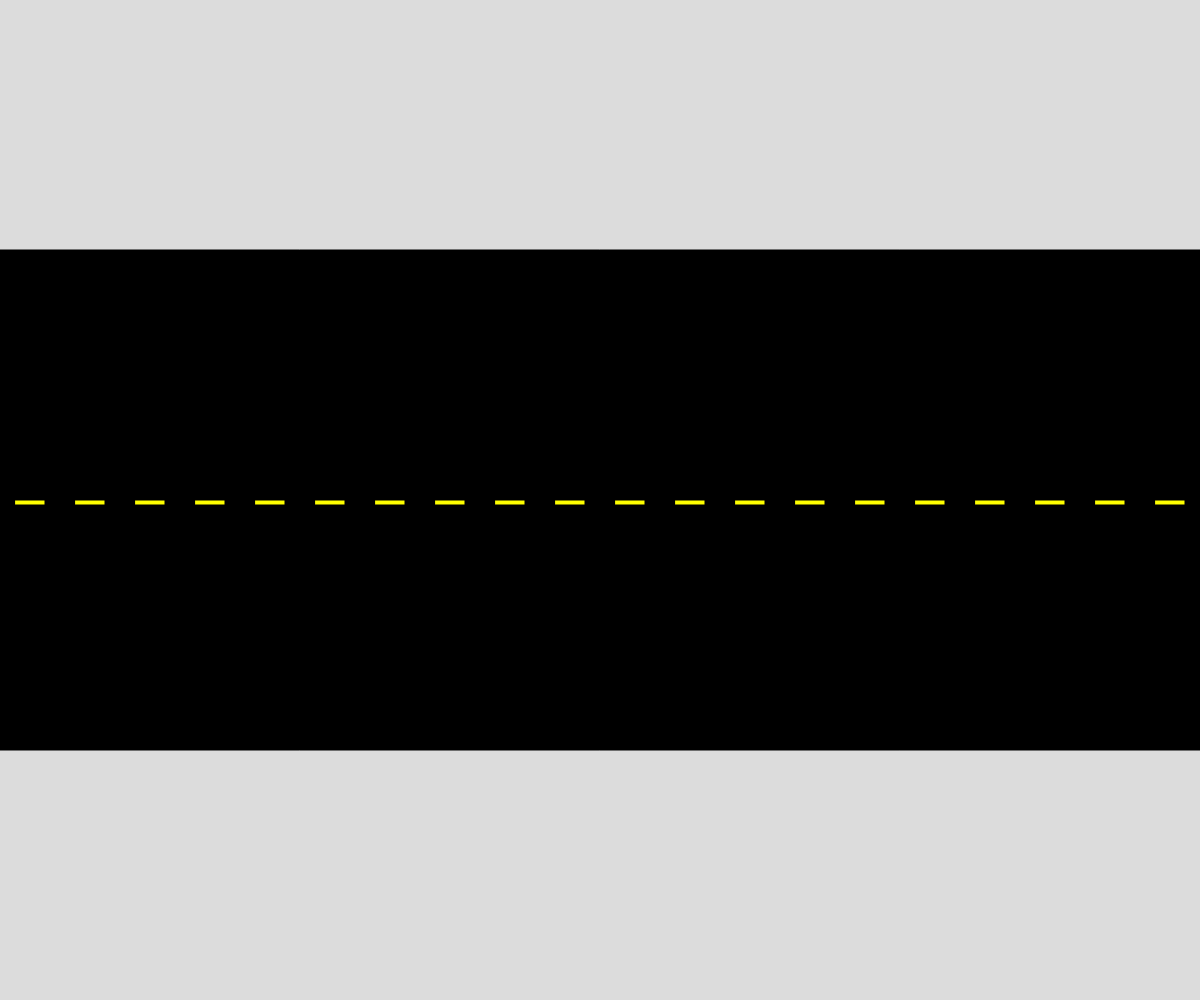
Frame 1 (no input)
Frame 60 (no input): identical to frame 1, image omitted
Frame 120 (the mouse pressed at the canvas centre since frame 60): identical to frame 1, image omitted

The p5.js sketch that drew this single still picture (run headless with seeded random() and noise() and a simulated clock; from frame 60 on, the mouse is pressed at the canvas centre):

// p5.js sketch
// ── sketch.js
// Cars Cars Cars!
// Demi Bejide
// 20th October,2026.

//GLOBAL VARIABLES
let eastbound = [];
let westbound = [];
let test; let chance;let test2;

async function setup() {
  createCanvas(windowWidth, windowHeight);
  //test = new Vehicle(0,(255,0,0),width - 200,250 + 50,0,5);
  //test2 = new Vehicle(1,(255,0,0),0,height/2 + 50,1,5);

}

function draw() {
  background(220);
  drawRoad();
  for(let car of eastbound){
    car.action();
  }
  for(let car of westbound){
    car.action();
  }
  //test.action();
  //test2.action();
}

function mousePressed(event){
  if(mouseButton.left){
    if(event.shiftKey){
      westbound.push(new Vehicle(
      random([0,1]), 
      (255),
      width,
      floor(random(height/2 - 40, height/2 - 225)),
      0, 3));
    }
    else{
      eastbound.push(new Vehicle(
      random([0,1]), 
      (255),
      0,
      floor(random(height/2 + 25, height/2 + 210)),
      1, 3));
    }

  }

   
  

}

function drawRoad(){
  //Draw a black road and dashed yellow lane dividing line
  fill(0);
  rect(0,height/2-250,width,500);
  let space = width/20;
  fill(255,255,0);
  for(let i = 0; i < width; i = i += space ){
    rect(i + 15,height/2,30,5);
  }
}

function car(x,y,color,direction){
  //Displays the car
  if(direction === 0){ // Pointless, but why not 
    fill(color);
    rect(x,y,60,20);
    fill(255);
    rect(x + 5,y -3,15,3);
    rect(x + 40,y - 3,15,3);
    rect(x + 5,y +20,15,3);
    rect(x + 40,y + 20,15,3);
  }
  else if(direction === 1){
    fill(color);
    rect(x,y,60,20);
    fill(255);
    rect(x + 5,y -3,15,3);
    rect(x + 40,y - 3,15,3);
    rect(x + 5,y +20,15,3);
    rect(x + 40,y + 20,15,3);
  }
  
}

function truck(x,y,color,direction){
  //Displays the Truck
  if(direction === 0){ // Changes the windsheild direction of the truck
    fill(color);
    rect(x,y,60,40);
    fill(0);
    rect(x + 10, y,1,40);
  }
  else if(direction === 1){
    fill(color);
    rect(x,y,60,40);
    fill(0);
    rect(x + 49, y,1,40);
  }

}

class Vehicle{
  constructor(type,color,x,y,direction,xSpeed){
    this.type = type;
    this.color = color;
    this.x = x;
    this.y = y;
    this.direction = direction;
    this.xSpeed = xSpeed;
  }
  display(){
    if(this.type === 0){
      car(this.x,this.y,this.color,this.direction);
    }
    else if(this.type === 1){
      truck(this.x,this.y,this.color,this.direction);
    }
  }
  move(){
    if(this.direction === 0 ){
      this.x -= this.xSpeed;
      if(this.x < 0){
        //Moving Left 
        this.x = width;
      }
    }
    else if(this.direction === 1){
      //Moving Right
      this.x += this.xSpeed;
      if(this.x > width){
        this.x = 0;
      }
    }
  }
  speedUp(){//Work In progress
    if(this.direction === 0){
      if(this.xSpeed < 15){
        this.xSpeed += 1;
      }  
    }
    else if(this.direction === 1){
      if(this.xSpeed < 15){
        this.xSpeed += 1;
      }
    }
  }
  speedDown(){ //Pointless differentiating between directions ig
    if(this.direction === 0){
      if(this.xSpeed > 0){
        this.xSpeed -= 1;
      }  
    }
    else if(this.direction === 1){
      if(this.xSpeed > 0){
        this.xSpeed -= 1;
      }
    }
  }
  changeColor(){
    this.color = color(random(255),random(255),random(255));
    
  }

  action(){
    this.move();
    chance = floor(random(1,100));
    if(chance === 1){
      this.speedUp();
    }
    chance = floor(random(1,100));
    if(chance === 1){
      this.speedDown();
    }
    chance = floor(random(1,100));
    if(chance === 1){
      this.changeColor();
    }
    this.display();
  }
}
